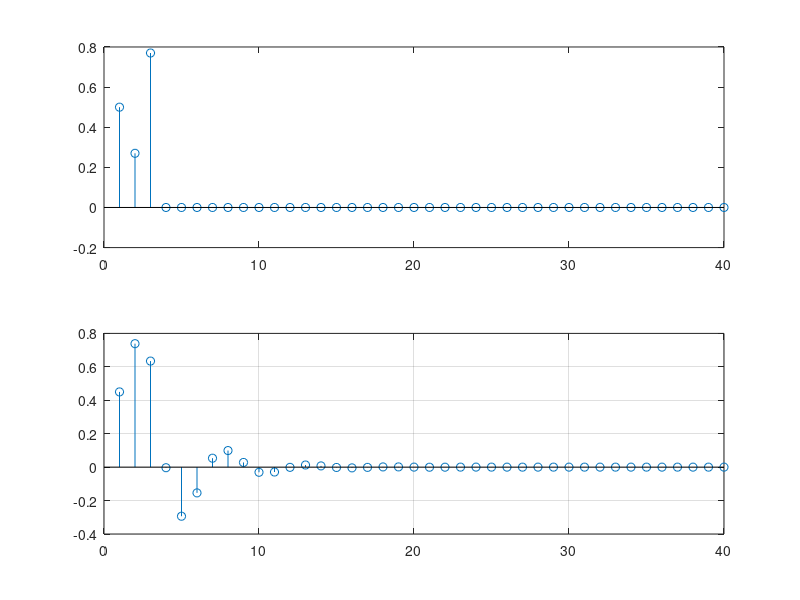

Reproduce this figure in MATLAB.
clf;
N = 40;
n = 0:299;
x = cos((20/256) * pi * N) + cos((200/256) * pi * N);
num1 = [0.5 0.27 0.77];
num2 = [0.45 0.5 0.45];
den1 = 1;
den2 = [1 -0.53 0.46];
y1 = impz(num1, den1, N);
y2 = impz(num2, den2, N);

subplot(2, 1, 1);
stem(y1);
subplot(2, 1, 2);
stem(y2);
grid;